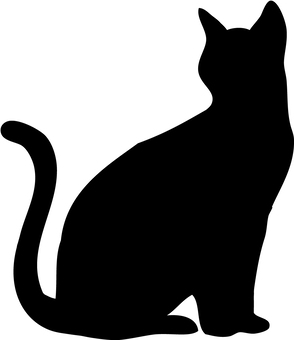
#> input picture 20210423_AHC001/src/input_img_test.jpeg, 294 x 340 px
$ python main.py   (older library calls are emulated)
#> lines starting #> are read from the running program, lines starting #| are printed output that depends on the picture; after the words box and inside, x2 and y2 are one past the last pixel; in counts of white or black regions, pixels touching at a corner belong together
# ボロノイ図を使うことも可能か？

import random

# [4 lines of commented-out code are left out]
import cv2
import numpy as np
from scipy import ndimage

is_test = True
margin = 300  # make_final_img用

# np.set_printoptions(threshold=1)


def convert_rgba_to_tf(img: np.array([], dtype=np.uint8)):  # α(不透明度)でtf判定
    img = img[:, :, 3] >= 128
    return img


def convert_bw_to_tf(img: np.array([], dtype=np.uint8), is_white_background=True):
    img = (img <= 128) if is_white_background else (img >= 128)
    return img


def convert_tf_to_bw(img: np.array([], dtype=np.bool)):
    img = img.astype(np.uint8)
    img *= 255
    return img


def show_image(img: np.array([], dtype=np.uint8), title="image"):
    cv2.namedWindow(title, cv2.WINDOW_NORMAL)
    cv2.imshow(title, img)
    cv2.waitKey(0)
    cv2.destroyAllWindows()
    return None


def make_final_img(imgs: np.array, hs: int, ws: int):  # 全てリスト
    ret = np.zeros((input_img_H + 600, input_img_W + 600, 4), dtype=np.uint8)
    for img, h, w in zip(imgs, hs, ws):
        H, W, _ = img.shape
        ret[
            h + margin : h + H + margin, w + margin : w + W + margin
        ] += img  # 上下左右にmargin
        if not is_test:
            # 以下がFalseならば桁あふれを起こしている可能性がある
            assert np.all(
                ret[h + margin : h + H + margin, w + margin : w + W + margin] >= img
            )
    ret = ret[margin : input_img_H + margin, margin : input_img_W + margin]
    return ret


def calc_area(img):
    return np.count_nonzero(img)


def calc_score(img: np.array([], dtype=np.bool)):
    global input_img
    img = img.astype(dtype=np.int8)  # -128~127
    local_input_img = input_img.astype(dtype=np.int8)
    # input_imgの内側1点、外側-10点 internal_border上は追加で100点ボーナス
    score = img * (local_input_img * 11 - 10 + input_img_internal_border * 100)
    if is_test:
        assert np.all(-10 <= score) and np.all(score <= 101)
    print(score.dtype)
    return np.sum(score)


input_img_name = "input_img_test.jpeg"
input_img_raw = cv2.imread(input_img_name, cv2.IMREAD_GRAYSCALE)
#> input_img_raw is the input picture: shape (340, 294); min 0, max 255, mean 117.1
expansion_rate = 2048 / min(input_img_raw.shape)  # 辺が最低でも2048pixelはあるようにする
#> expansion_rate = 6.97
input_img_raw = cv2.resize(input_img_raw, None, fx=expansion_rate, fy=expansion_rate)
#> input_img_raw: shape (2368, 2048)
input_img = convert_bw_to_tf(input_img_raw, is_white_background=True)
#> in convert_bw_to_tf, `img = (img <= 128) if is_white_background else (img >= 128)`:
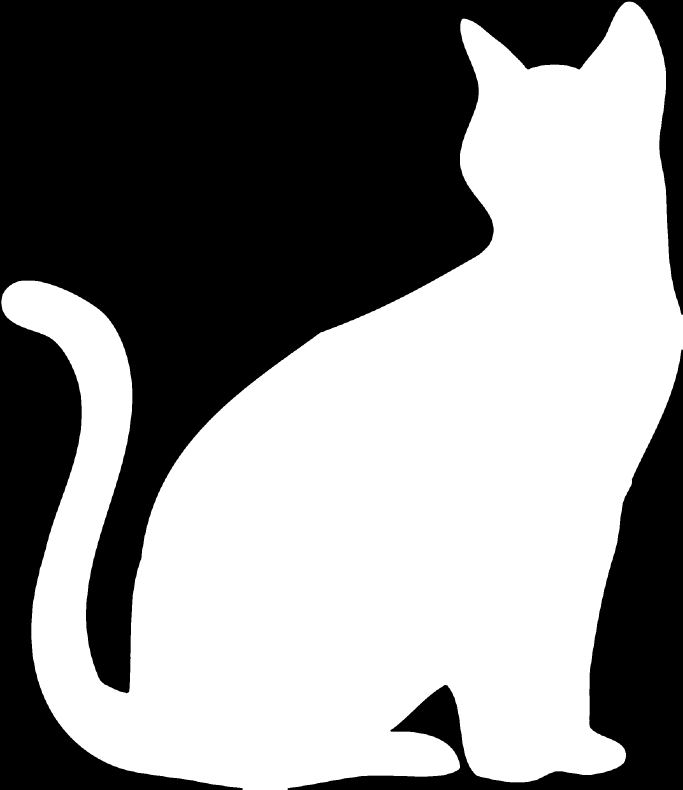
#> img: shape (2368, 2048) bool (shown at 1/3 size); 54.1% white; 2 black regions, box (x1, y1, x2, y2) and area: (0, 0, 2048, 2368) 1930475, (863, 1049, 2048, 2368) 296277
input_img_H, input_img_W = input_img.shape
#> input_img_H = 2368; input_img_W = 2048
input_img_area = calc_area(input_img)
#> input_img_area = 2622912
if is_test:
    input_img_num_of_True = np.count_nonzero(input_img)
#> input_img_num_of_True = 2622912
    input_img_num_of_False = input_img_H * input_img_W - input_img_num_of_True
#> input_img_num_of_False = 2226752
    print(f"{input_img_H=},{input_img_W=}")
#| input_img_H=2368,input_img_W=2048
    print(f"{input_img_num_of_True=}")
#| input_img_num_of_True=2622912
    print(f"{input_img_num_of_False=}")
#| input_img_num_of_False=2226752
    show_image(convert_tf_to_bw(input_img), title="input_img")


kernel = np.ones((10, 10), np.bool)
input_img_erosion = ndimage.binary_erosion(input_img, structure=kernel)  # 境界内側
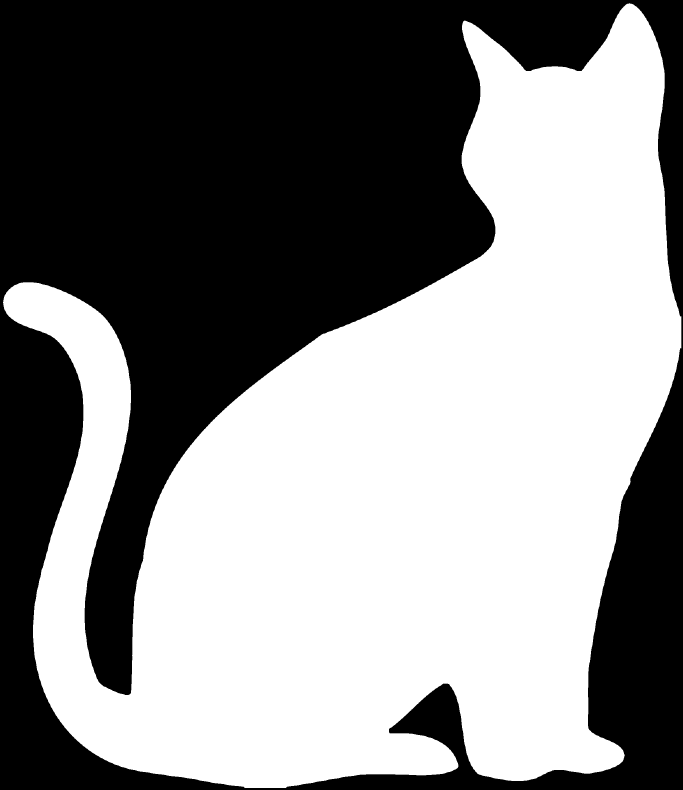
#> input_img_erosion: shape (2368, 2048) bool (shown at 1/3 size); 52.8% white; 1 black region, box (x1, y1, x2, y2) and area: (0, 0, 2048, 2368) 2288817
# XOR np.boolで境界も管理する
# A and not B   external_borderを除く、内側の境界
input_img_internal_border = input_img ^ input_img_erosion
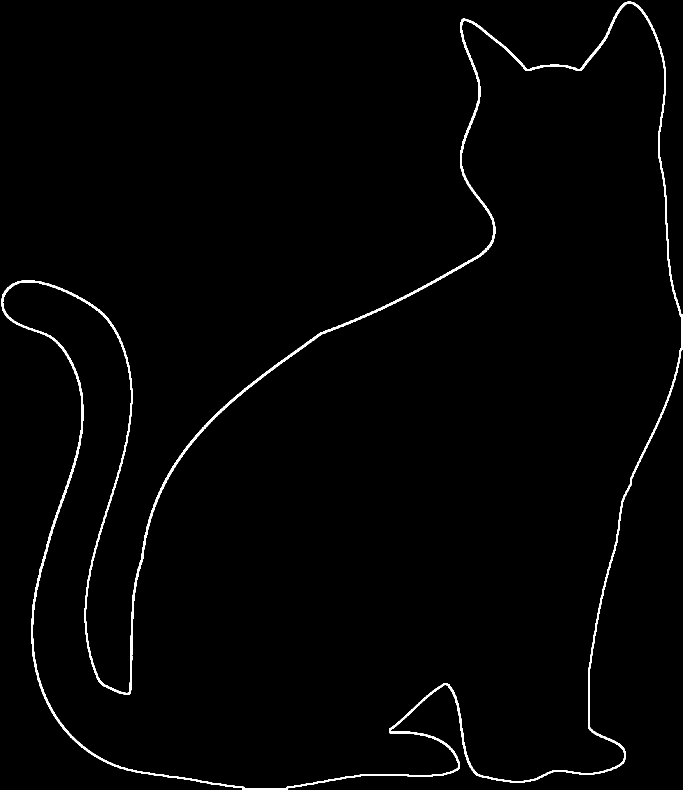
#> input_img_internal_border: shape (2368, 2048) bool (shown at 1/3 size); 1.3% white; 1 white region, box (x1, y1, x2, y2) and area: (4, 5, 2048, 2368) 62065
if is_test:
    print(f"{np.count_nonzero(input_img_internal_border)=}")
#| np.count_nonzero(input_img_internal_border)=62065
# show_image(convert_tf_to_bw(external_border))


component_imgs = [
    cv2.imread(f"{i+1}_trimmed_version3.png", cv2.IMREAD_UNCHANGED) for i in range(47)
]
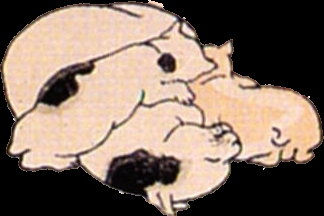
#> input picture 20210423_AHC001/src/1_trimmed_version3.png, 324 x 216 px
#> component_imgs = 47 items
component_imgs_area = [calc_area(img) for img in component_imgs]
#> component_imgs_area = 47 values, max 180608 at index 0, min 0 at index 1, mean 3842.7
# print(component_imgs_area)

# 米粒猫
number_of_cats = 47

random_coordinates = []
random_coordinates_counter = 0
while True:
    random_coordinate = (
        random.randint(0, input_img_H - 1),
        random.randint(0, input_img_W - 1),
    )
    if input_img[random_coordinate[0]][random_coordinate[1]]:
        random_coordinates.append(random_coordinate)
        random_coordinates_counter += 1
        if random_coordinates_counter == number_of_cats:
            break
#> after the loop, random_coordinates = 47 pairs, first value 328 to 2257, second value 185 to 1962; random_coordinates_counter = 47


print(calc_score(input_img))
#> in calc_score, `score = img * (local_input_img * 11 - 10 + input_img_internal_border *..`:
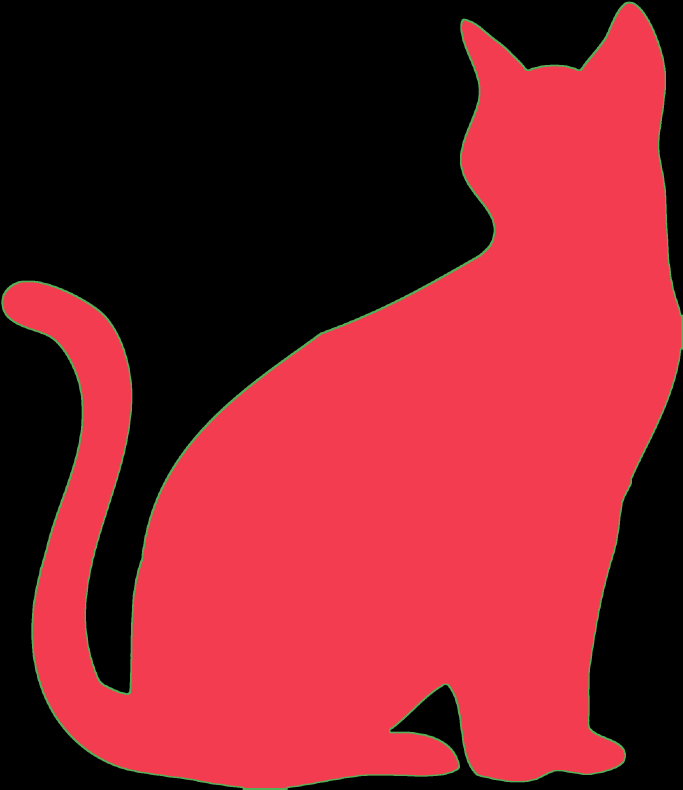
#> score: shape (2368, 2048) int64 (shown at 1/3 size); 3 distinct labels, from 0 to 101; one colour per label, 0 black
#| int64
#| 8829412


imgs = component_imgs  # アフィン変換後の画像群
#> imgs = 47 items
hs = [random_coordinates[i][0] for i in range(number_of_cats)]  # y軸(左上)
#> hs = 47 values, max 2257 at index 12, min 328 at index 17, mean 1534.9
ws = [random_coordinates[i][1] for i in range(number_of_cats)]  # x軸(左上)
#> ws = 47 values, max 1962 at index 28, min 185 at index 26, mean 1186.2
#> the loop in make_final_img, `for img, h, w in zip(imgs, hs, ws):` made 2 passes
#> (h, w, H, W) on pass 1: (1577, 1722, 216, 324)
#> (img, h, w) on pass 2: (None, 1658, 1242)
#> after the loop in make_final_img, `for img, h, w in zip(imgs, hs, ws):`:
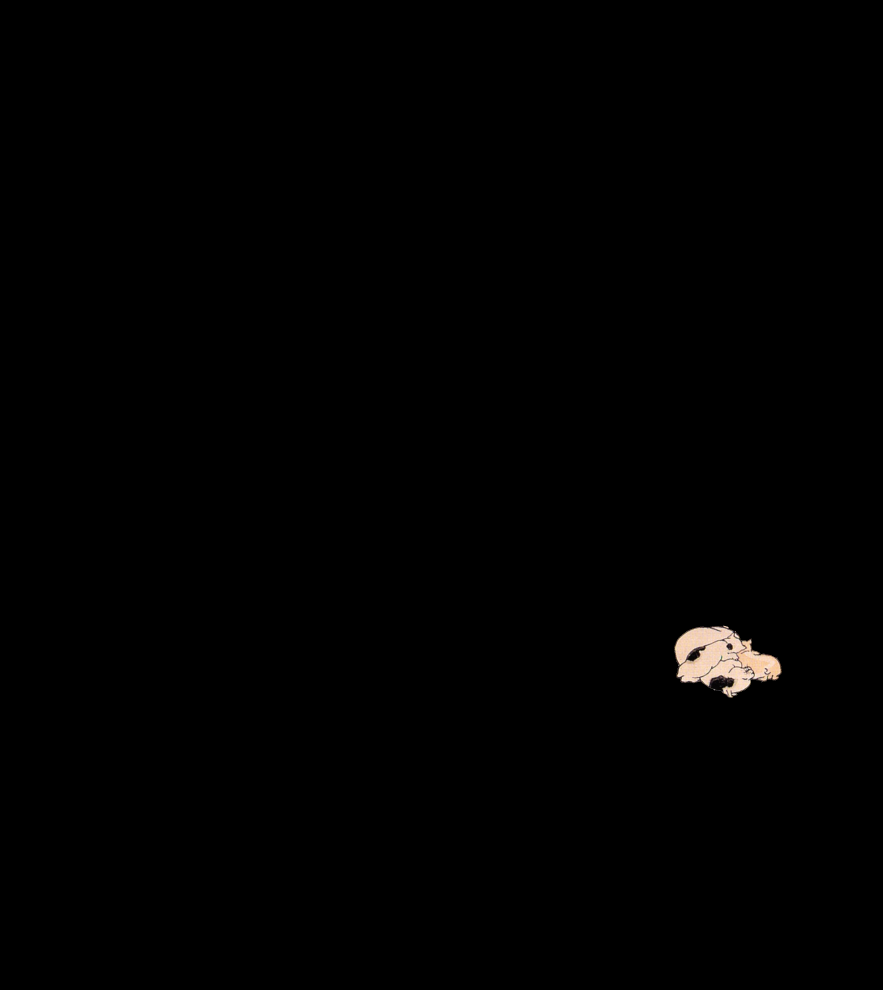
#> ret: shape (2968, 2648, 4) (shown at 1/3 size); mean of channels 0, 1, 2, 3 0.9, 1, 1.2, 1.5; drawn as B, G, R

#> (the run stopped early here; a loop or call above may not have finished)
